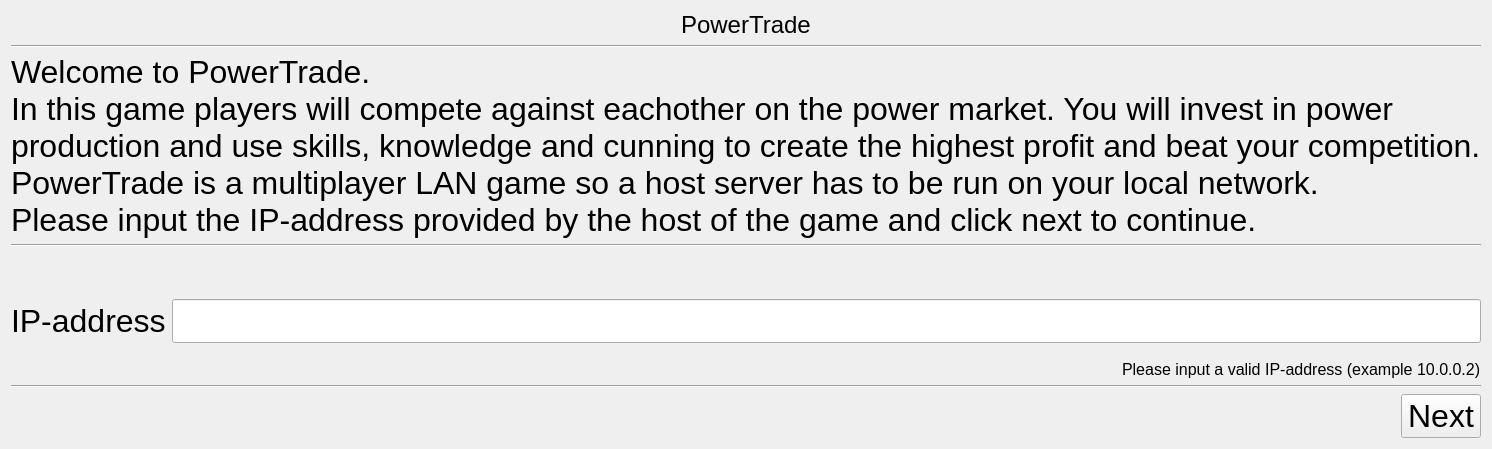
      <widget class="QWidget" name="page_connect">
       <layout class="QVBoxLayout" name="verticalLayout_7">
        <item alignment="Qt::AlignHCenter|Qt::AlignTop">
         <widget class="QLabel" name="connect_logo">
          <property name="sizePolicy">
           <sizepolicy hsizetype="Minimum" vsizetype="Minimum">
            <horstretch>0</horstretch>
            <verstretch>0</verstretch>
           </sizepolicy>
          </property>
          <property name="minimumSize">
           <size>
            <width>0</width>
            <height>0</height>
           </size>
          </property>
          <property name="maximumSize">
           <size>
            <width>16777215</width>
            <height>30</height>
           </size>
          </property>
          <property name="font">
           <font>
            <pointsize>18</pointsize>
           </font>
          </property>
          <property name="text">
           <string>PowerTrade</string>
          </property>
         </widget>
        </item>
        <item>
         <widget class="Line" name="line_4">
          <property name="orientation">
           <enum>Qt::Horizontal</enum>
          </property>
         </widget>
        </item>
        <item>
         <widget class="QLabel" name="connect_label_info">
          <property name="font">
           <font>
            <pointsize>24</pointsize>
           </font>
          </property>
          <property name="text">
           <string>Welcome to PowerTrade.
In this game players will compete against eachother on the power market. You will invest in power production and use skills, knowledge and cunning to create the highest profit and beat your competition.
PowerTrade is a multiplayer LAN game so a host server has to be run on your local network.
Please input the IP-address provided by the host of the game and click next to continue.</string>
          </property>
          <property name="wordWrap">
           <bool>true</bool>
          </property>
         </widget>
        </item>
        <item>
         <widget class="Line" name="line_5">
          <property name="orientation">
           <enum>Qt::Horizontal</enum>
          </property>
         </widget>
        </item>
        <item>
         <layout class="QFormLayout" name="formLayout_2">
          <item row="0" column="1">
           <spacer name="verticalSpacer_2">
            <property name="orientation">
             <enum>Qt::Vertical</enum>
            </property>
            <property name="sizeHint" stdset="0">
             <size>
              <width>20</width>
              <height>40</height>
             </size>
            </property>
           </spacer>
          </item>
          <item row="1" column="0">
           <widget class="QLabel" name="ipAddressLabel">
            <property name="font">
             <font>
              <pointsize>24</pointsize>
             </font>
            </property>
            <property name="text">
             <string>IP-address</string>
            </property>
           </widget>
          </item>
          <item row="1" column="1">
           <widget class="QLineEdit" name="ipAddressLineEdit">
            <property name="font">
             <font>
              <pointsize>24</pointsize>
             </font>
            </property>
            <property name="toolTip">
             <string>Insert the IP address of the host</string>
            </property>
            <property name="clearButtonEnabled">
             <bool>true</bool>
            </property>
           </widget>
          </item>
         </layout>
        </item>
        <item>
         <layout class="QHBoxLayout" name="horizontalLayout_19">
          <property name="topMargin">
           <number>10</number>
          </property>
          <item>
           <spacer name="horizontalSpacer_16">
            <property name="orientation">
             <enum>Qt::Horizontal</enum>
            </property>
            <property name="sizeHint" stdset="0">
             <size>
              <width>40</width>
              <height>20</height>
             </size>
            </property>
           </spacer>
          </item>
          <item>
           <widget class="QLabel" name="connect_label_warning">
            <property name="font">
             <font>
              <pointsize>12</pointsize>
             </font>
            </property>
            <property name="text">
             <string>Please input a valid IP-address (example 10.0.0.2)</string>
            </property>
           </widget>
          </item>
         </layout>
        </item>
        <item>
         <widget class="Line" name="line_6">
          <property name="lineWidth">
           <number>1</number>
          </property>
          <property name="midLineWidth">
           <number>0</number>
          </property>
          <property name="orientation">
           <enum>Qt::Horizontal</enum>
          </property>
         </widget>
        </item>
        <item>
         <layout class="QHBoxLayout" name="horizontalLayout">
          <item>
           <spacer name="horizontalSpacer_2">
            <property name="orientation">
             <enum>Qt::Horizontal</enum>
            </property>
            <property name="sizeHint" stdset="0">
             <size>
              <width>40</width>
              <height>20</height>
             </size>
            </property>
           </spacer>
          </item>
          <item>
           <widget class="QPushButton" name="connect_next">
            <property name="enabled">
             <bool>true</bool>
            </property>
            <property name="font">
             <font>
              <pointsize>24</pointsize>
             </font>
            </property>
            <property name="styleSheet">
             <string notr="true"/>
            </property>
            <property name="text">
             <string>Next</string>
            </property>
            <property name="autoDefault">
             <bool>true</bool>
            </property>
           </widget>
          </item>
         </layout>
        </item>
       </layout>
      </widget>
